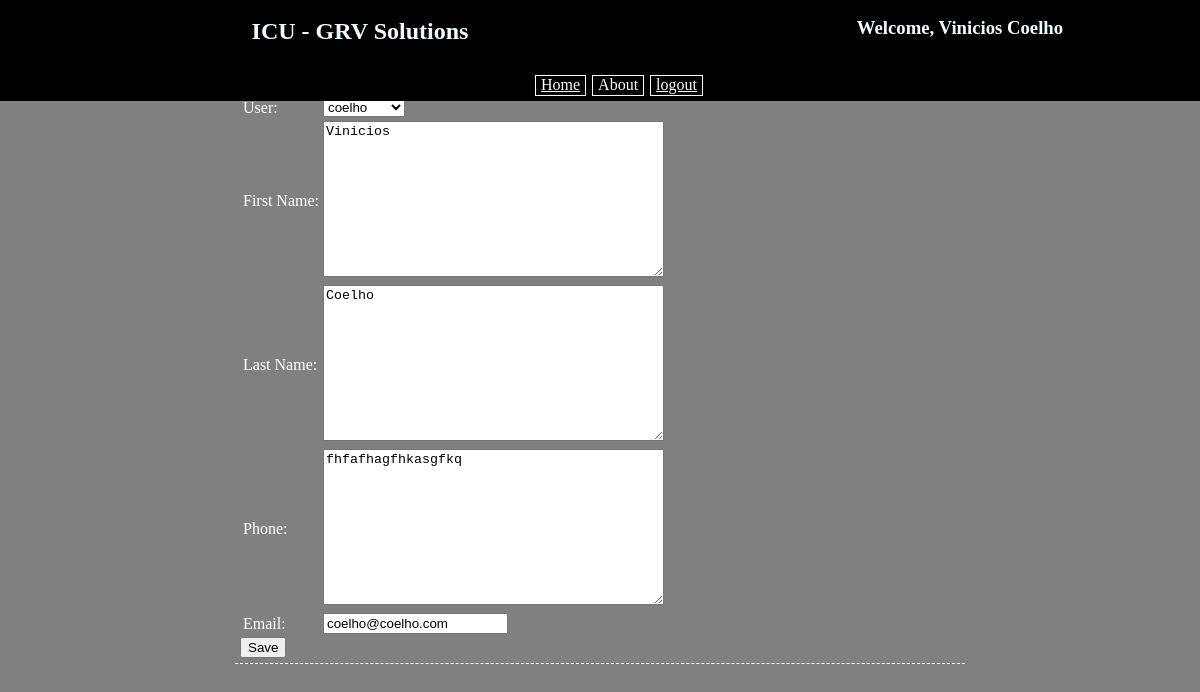
Screenshot of /icu/update_profile/2 (signed in) with the database file from the repository.
### icu/models.py (models this page shows, shortened)
class Profile(models.Model):
    user = models.OneToOneField(User, on_delete=models.CASCADE)
    first_name = models.TextField(max_length=30)
    last_name = models.TextField(max_length=80)
    email = models.EmailField()
    phone = models.TextField(max_length=20)

### icu/views.py (the view, shortened to what this page needs)
# urls.py: url(r'^update_profile/(?P<pk>[0-9]+)$',views.UpdateProfile.as_view(),name='update_profile'),
class UpdateProfile(LoginRequiredMixin, UpdateView):
    login_url = '/icu/login/'
    redirect_field_name = 'redirect_to'
    model = models.Profile
    template_name = 'icu/create_profile_form.html'
    fields = ['user', 'first_name', 'last_name', 'email', 'phone']

### icu/templates/icu/create_profile_form.html (shortened to what this page needs)
<!DOCTYPE html>
<html lang="en">
<head>
    {% load staticfiles %}
    <link type="text/css" rel="stylesheet" href="{% static "icu/dark.css" %}">
</head>
<body>
    <div class="upper_menu">
        <div>
            <div id="upper_title" ><br><H2>ICU - GRV Solutions</H2></div>
            <div id="upper_tools" ><br><h3>Welcome, {% if profile %}{{ profile.first_name  }} {{ profile.last_name }}{% else %}{{ request.user }}{% endif %}</h3></div>
        </div>
        <br>
        <div class="horizontal_menu" style="width: 100%">
            <ul class="horizontal_menu">
                <li class="horizontal_menu"><a class="horizontal_menu" href="{% url 'icu:index' %}">Home</a></li>
                <li class="horizontal_menu"><a class="horizontal_menu">About</a></li>
                <li class="horizontal_menu"><a class="horizontal_menu" href="{% url 'icu:logout' %}">logout</a></li>
            </ul>
        </div>
    </div>
    <div class="main_content">
        <br />
        <br />
        <br />
        <br />
        <br />
        <form action="" method="post">{% csrf_token %}
            <table>
                <tr>
                    <td><label>User:</label></td><td>{{ form.user }}</td>
                </tr>
                <tr>
                    <td><label>First Name:</label></td><td>{{ form.first_name }}</td>
                </tr>
                <tr>
                    <td><label>Last Name:</label></td><td>{{ form.last_name }}</td>
                </tr>
                <tr>
                    <td><label>Phone:</label></td><td>{{ form.phone }}</td>
                </tr>
                <tr>
                    <td><label>Email:</label></td><td>{{ form.email }}</td>
                </tr>
            </table>
        <input type="submit" value="Save" />
        </form>
    </div>
</body>
</html>

### icu/static/icu/dark.css (style rules this page uses)
body { margin: 0; padding: 0; background: gray; font-family: Georgia, "Times New Roman", Times, serif; }
.upper_menu { background-color: black; color: azure; margin: 0; width: 100%; position: fixed; vertical-align: middle; margin-top: -20px; overflow: hidden; text-align: center; clear: both; }
.horizontal_menu { alignment: center; display: inline; list-style-type: none; }
.horizontal_menu a { display: inline-block; color: white; padding-right: 5px; border: 1px solid white ; padding-bottom: 1px; padding-left: 5px; margin-bottom: 5px; margin-right: 2px; }
.main_content { color: #FFF; padding-top: 5px; padding-right: 5px; padding-bottom: 5px; padding-left: 5px; font-family:Georgia, "Times New Roman", Times, serif; border-bottom: white dashed 1px; width: 60%; clear: top; margin: auto; }
#upper_title { float: left; width: 60%; height: auto; }
#upper_tools { margin-left: 60%; width: 40%; height: auto; }

### rows the page displays
Profile: first_name "Vinicios", last_name "Coelho", user "coelho", phone "fhfafhagfhkasgfkq", email "coelho@coelho.com"
